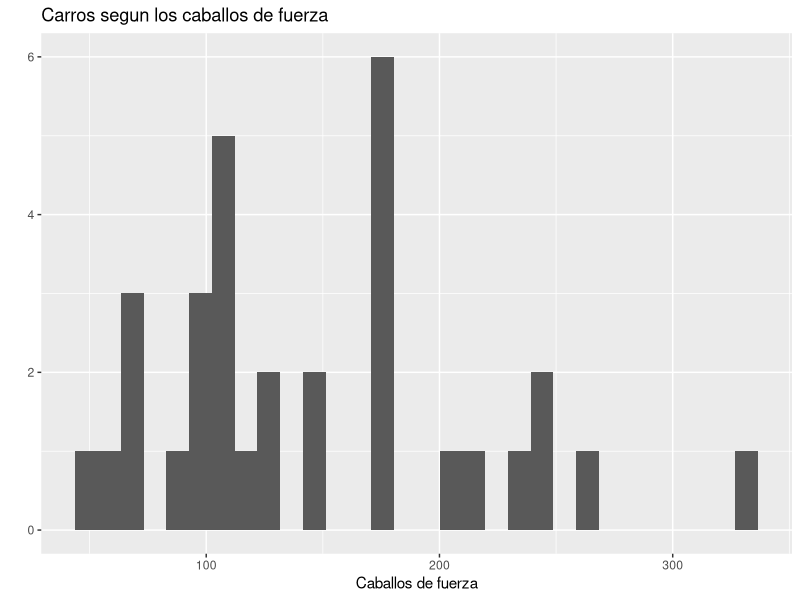
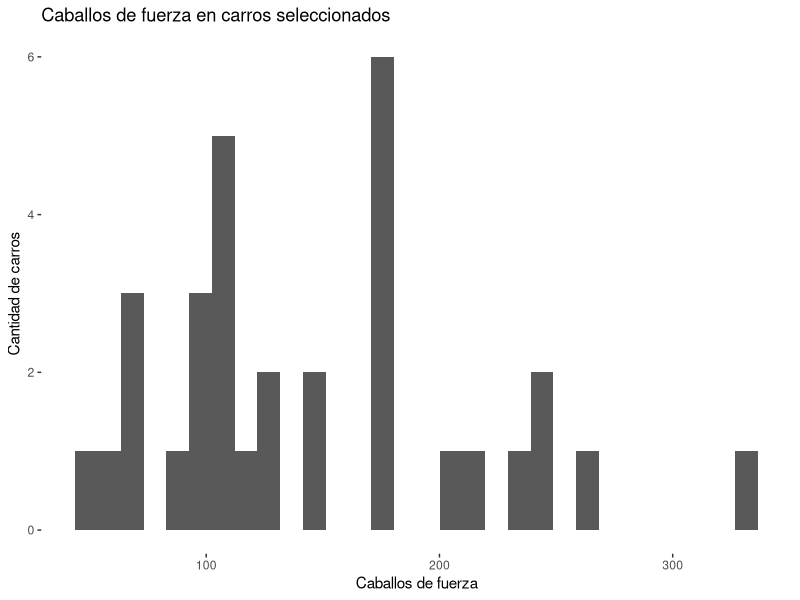
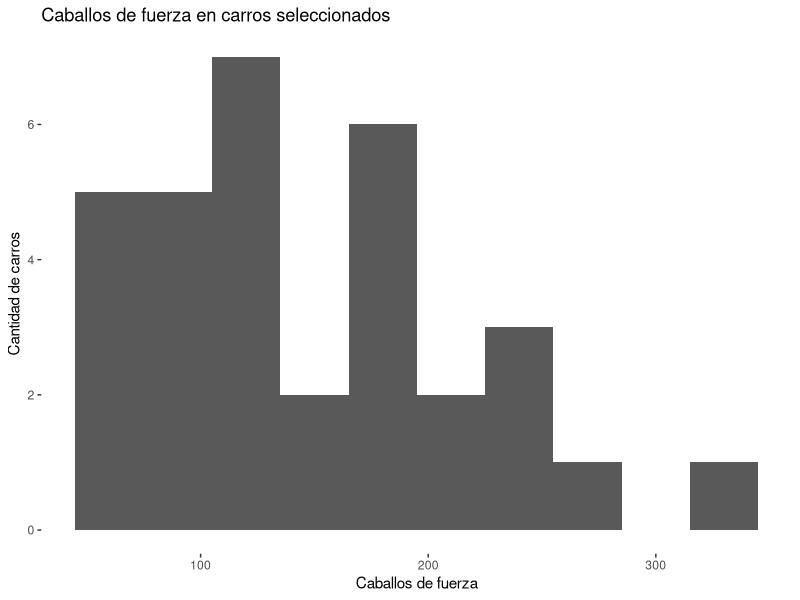
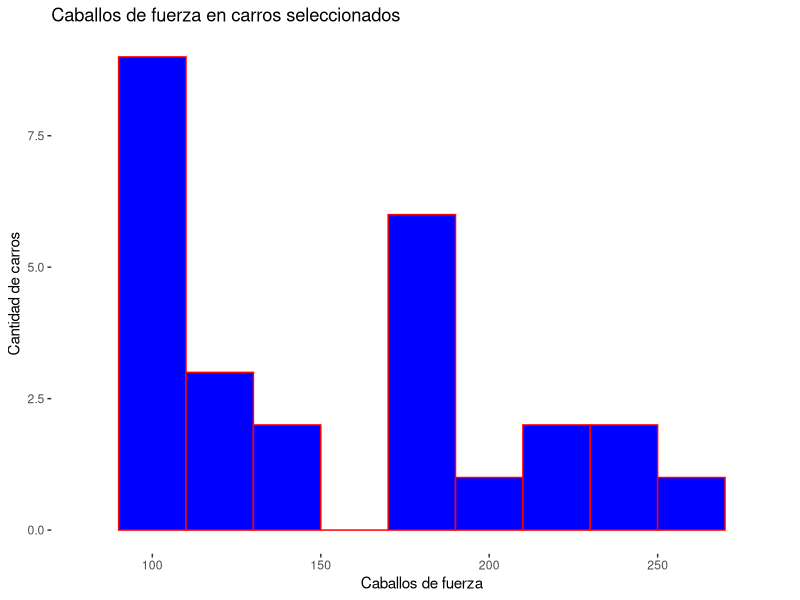

These figures' R source, in order:
# Para realizar EDA con un histograma dentro de R debemos utilizar la función qplot, los argumentos que debemos pasarle son:

#     la información en el eje X.
#     geom: describir el tipo de gráfica que se va a imprimir.
#     xlab: título para el eje x.
#     main: título de la gráfica.

# Además, podemos crear histogramas con el paquete ggplot2 para ello debemos instalarlo: install.packages(“ggplot2”).
install.packages('ggplot2')
library(ggplot2)

#histogramas mtcars qplot
qplot(mtcars$hp,
      geom ="histogram",
      xlab = "Caballos de fuerza",
      main="Carros segun los caballos de fuerza")
#Haciendo uso de la libreria ggplot2
ggplot(mtcars, aes(x=hp))+
  geom_histogram()+
  labs(x="Caballos de fuerza",y="Cantidad de carros",
       title="Caballos de fuerza en carros seleccionados")+
  theme(legend.position = "none")+
  theme(panel.background = element_blank(), panel.grid = element_blank(),
        panel.grid.minor = element_blank())

#Binwidth
ggplot(mtcars, aes(x=hp))+
  geom_histogram(binwidth = 30)+
  labs(x="Caballos de fuerza",y="Cantidad de carros",
       title="Caballos de fuerza en carros seleccionados")+
  theme(legend.position = "none")+
  theme(panel.background = element_blank(), panel.grid = element_blank(),
        panel.grid.minor = element_blank())
#Otra forma de hacer uso de la libreria ggplot2 -> mas personalizacion de colores
ggplot()+
  geom_histogram(data=mtcars, aes(x=hp),
                 fill="blue", color="red",
                 binwidth = 20)+
  labs(x="Caballos de fuerza",y="Cantidad de carros",
       title="Caballos de fuerza en carros seleccionados")+
  #Limites en eje X
  xlim(c(80,280))+
  theme(panel.background = element_blank(), panel.grid = element_blank(),
        panel.grid.minor = element_blank())